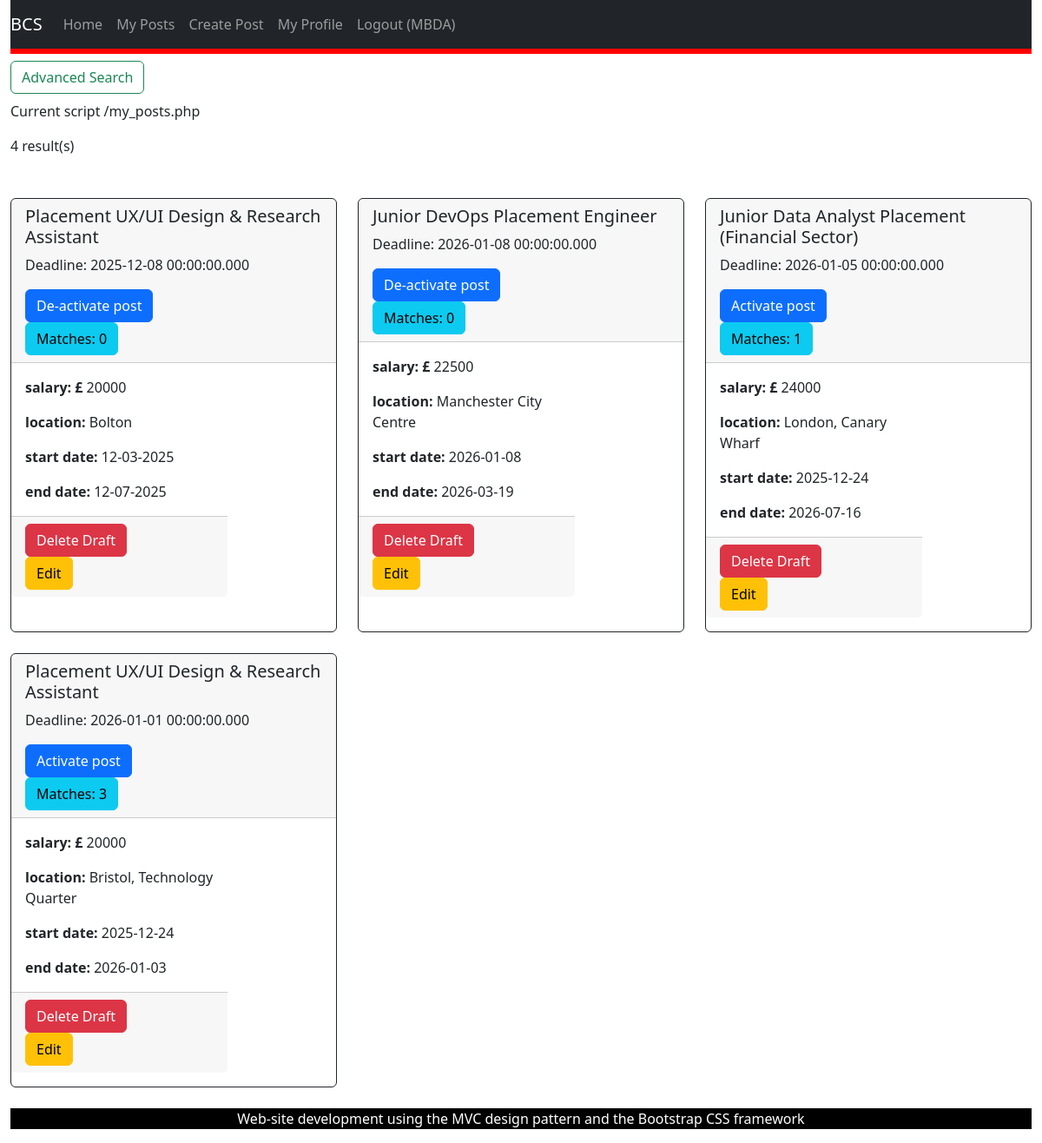
The app's page /my_posts.php (signed in) with its own data.
### tables this page shows
CREATE TABLE "placement_opportunity"
(
    placement_ID  INTEGER
        primary key autoincrement,
    employer_ID   INTEGER
        references users,
    title         TEXT not null,
    description   TEXT not null,
    salary        INT,
    location      TEXT not null,
    start_date    DATE not null,
    end_date      DATE not null,
    status        TEXT,
    deadline      DATE,
    date_posted   DATE default NULL,
    about_company TEXT,
    what_we_offer TEXT
);

### my_posts.php (called while the page is built, shortened)
<?php
require_once('Models/PlacementsDataSet.php');
require_once('Models/StudentDataSet.php');
$view = new stdClass();
$view->pageTitle = 'My Posts';
$employerId = $_SESSION['user_id'];
$placementsDataSet = new PlacementsDataSet();
$view->placementsDataSet = $placementsDataSet->fetchPostsByEmployerID($employerId);
if (count($view->placementsDataSet) == 0)
{
    $view->dbMessage = "No results";
}
else
{
    $view->dbMessage = count($view->placementsDataSet) . " result(s)";
}
$view->success = $_SESSION['placements_success'] ?? null;
$placements = $placementsDataSet->fetchPostsByEmployerID($employerId);
$studentDataSet = new StudentDataSet();
foreach ($placements as $placement) {
    $placementId = $placement->getPlacementID();
    $placement->matchCount = $studentDataSet->countMatchesForPlacement($placementId);
}
$view->placementsDataSet = $placements;
require_once('Views/my_posts.phtml');

### Models/Database.php (called while the page is built, shortened)
<?php
class Database {
    protected static $_dbInstance = null;
    protected $_dbHandle;
    public static function getInstance() {
        if(self::$_dbInstance === null) {
            self::$_dbInstance = new self();
        }
        return self::$_dbInstance;
    }
    private function __construct() {
        try {
            $this->_dbHandle = new PDO("sqlite:identifier.sqlite");
        }
        catch (PDOException $e) {
            echo $e->getMessage();
        }
    }
    public function getdbConnection() {
        return $this->_dbHandle;
    }
}

### Models/PlacementsDataSet.php (called while the page is built, shortened)
<?php
require_once('Database.php');
require_once('PlacementsData.php');
class PlacementsDataSet {
    protected $_dbHandle, $_dbInstance;
    public function __construct() {
        $this->_dbInstance = Database::getInstance();
        $this->_dbHandle = $this->_dbInstance->getdbConnection();
    }
    public function fetchPostsByEmployerID($employerId) {
        $sqlQuery = 'SELECT * FROM placement_opportunity WHERE employer_id = :employerId;';
        $statement = $this->_dbHandle->prepare($sqlQuery);
        $statement->bindParam(':employerId', $employerId, PDO::PARAM_INT);
        $statement->execute();
        $dataSet = [];
        while ($row = $statement->fetch(PDO::FETCH_ASSOC)) {
            $dataSet[] = new PlacementsData($row);
        }
        return $dataSet;
    }
}

### Models/PlacementsData.php (called while the page is built, shortened)
<?php
class PlacementsData {
    protected $placement_id, $employer_id, $title, $description,$salary, $location, $start_date, $end_date, $status, $deadline, $date_posted, $about_company, $what_we_offer;
    public function __construct($dbRow) {
        $this->placement_id = $dbRow['placement_ID'];
        $this->title = $dbRow['title'];
        $this->salary = $dbRow['salary'];
        $this->location = $dbRow['location'];
        $this->start_date = $dbRow['start_date'];
        $this->end_date = $dbRow['end_date'];
        $this->status = $dbRow['status'];
        $this->deadline = $dbRow['deadline'] ?? null;
    }
    public function getPlacementID() {
        return $this->placement_id;
    }
    public function getTitle() {
        return $this->title;
    }
    public function getSalary() {
        return $this->salary;
    }
    public function getLocation() {
        return $this->location;
    }
    public function getStartDate() {
        return $this->start_date;
    }
    public function getEndDate() {
        return $this->end_date;
    }
    public function getStatus() {
        return $this->status;
    }
    public function getDeadline() {
        return $this->deadline;
    }
}

### Models/StudentDataSet.php (called while the page is built, shortened)
<?php
require_once('Database.php');
class StudentDataSet {
    public function __construct() {
        $this->_dbInstance = Database::getInstance();
    }
}

### Views/my_posts.phtml (the view, shortened to what this page needs)
<?php require('template/header.phtml');
?>
<?php if (isset($_SESSION['role']) == "employer"):?>
    <div class="col-3">
        <button class="btn btn-outline-success my-4 my-sm-2" type="submit" data-bs-toggle="collapse" data-bs-target="#advancedOptions" aria-expanded="false" aria-controls="advancedOptions" >Advanced Search
        </button>
    </div>
    <div class="col-4">
        <p>Current script <?php echo $_SERVER["PHP_SELF"]; ?></p>
    </div>
    <div class="col-2">
        <p><?php echo $view->dbMessage; ?></p>
    </div>
    <div class="row row-cols-1 row-cols-md-3 g-4 my-4">
        <?php foreach ($view->placementsDataSet as $placementsData) { ?>
            <div class="col">
                <div class="card border-dark mb-3 h-100">
                    <div class="card-header">
                        <h5><?php echo $placementsData->getTitle(); ?></h5>
                        <div class="w3-panel w3-red">
                            <p>Deadline: <?php echo $placementsData->getDeadline(); ?></p>
                        </div>
                        <form action="my_posts.php" method="POST">
                            <?php if ($placementsData->getStatus() == "inactive"):?>
                            <button type="submit" class="btn btn-primary" name ="activate_status">
                                Activate post
                            </button>
                            <?php endif; ?>
                            <?php if ($placementsData->getStatus() == "active"):?>
                                <button type="submit" class="btn btn-primary" name ="de-activate_status">
                                    De-activate post
                                </button>
                            <?php endif; ?>
                        </form>
                        <form action="display_matches.php" method="POST">
                            <button type="submit" class="btn btn-info" name ="matches">
                                Matches: <?php echo $placementsData->matchCount; ?>
                            </button>
                        </form>
                    </div>
                    <?php ?><div class="col-md-8">
                        <div class="card-body">
                            <p class="card-text"><b>salary: £</b> <?php echo $placementsData->getSalary()?></p>
                            <p class="card-text"><b>location:</b> <?php echo $placementsData->getLocation()?></p>
                            <p class="card-text"><b>start date:</b> <?php echo $placementsData->getStartDate()?></p>
                            <p class="card-text"><b>end date:</b> <?php echo $placementsData->getEndDate()?></p>
                        </div>
                        <div class="card-footer">
                            <button type="button" class="btn btn-danger" data-bs-toggle="modal" data-bs-target="#deleteModal<?php echo $placementsData->getPlacementID(); ?>">
                                Delete Draft
                            </button>
                            <form action="edit_post.php" method="POST">
                                <button type="submit" class="btn btn-warning" name ="id" value="<?php echo $placementsData->getPlacementID() ?>">
                                    Edit
                                </button>
                            </form>
                        </div>
                    </div>
                </div>
            </div>
        <?php } ?>
    </div>
<?php endif; ?>
<?php require('template/footer.phtml') ?>

### records on screen
placement_opportunity: title "Placement UX/UI Design & Research Assistant", deadline "2025-12-08 00:00:00.000", status "De-activate post", matchCount "0", salary "20000", location "Bolton", start_date "12-03-2025", end_date "12-07-2025", $placementsData->getPlacementID() 1 (drawn)
placement_opportunity: title "Junior DevOps Placement Engineer", deadline "2026-01-08 00:00:00.000", status "De-activate post", matchCount "0", salary "22500", location "Manchester City Centre", start_date "2026-01-08", end_date "2026-03-19", $placementsData->getPlacementID() 5 (drawn)
placement_opportunity: title "Junior Data Analyst Placement (Financial Sector)", deadline "2026-01-05 00:00:00.000", status "Activate post", matchCount "1", salary "24000", location "London, Canary Wharf", start_date "2025-12-24", end_date "2026-07-16", $placementsData->getPlacementID() 6 (drawn)
placement_opportunity: title "Placement UX/UI Design & Research Assistant", deadline "2026-01-01 00:00:00.000", status "Activate post", employer_ID "3", salary "20000", location "Bristol, Technology Quarter", start_date "2025-12-24", end_date "2026-01-03", $placementsData->getPlacementID() 7 (drawn)

### other values on screen
$_SESSION['name'] "MBDA"
$_SERVER["PHP_SELF"] "/my_posts.php"
$view->dbMessage "4 result(s)"
